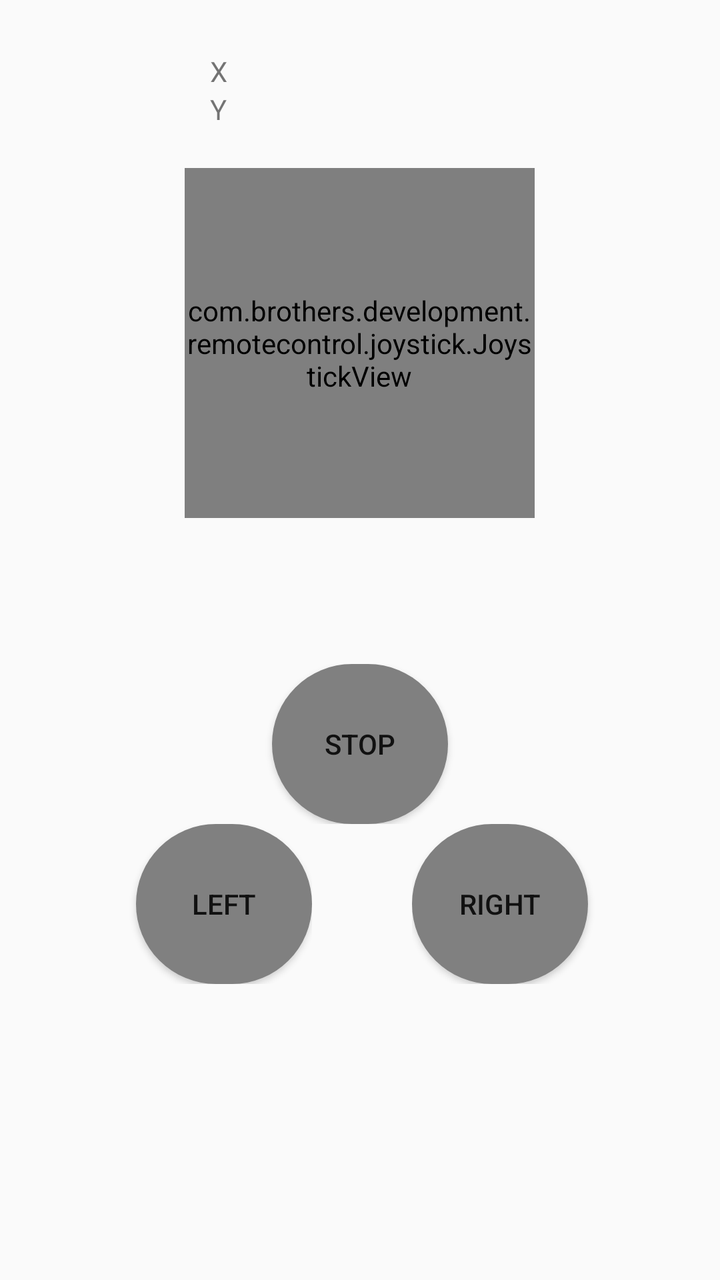
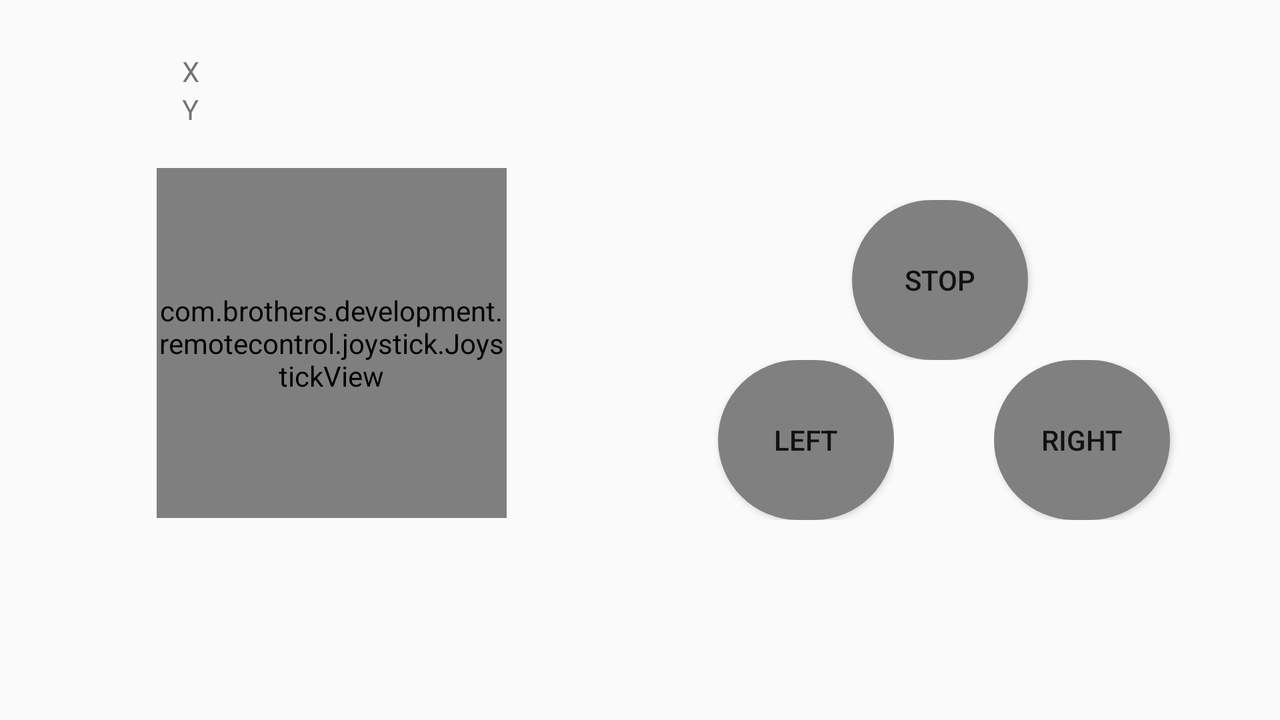

An Android layout and its configuration variant, each rendered on a device that would load it. The default file and the variant file are quoted in full after the pictures.
<!-- AndroidManifest.xml: application theme AppTheme -->
<!-- res/layout/activity_main.xml -->
<?xml version="1.0" encoding="utf-8"?>
<RelativeLayout xmlns:android="http://schemas.android.com/apk/res/android"
    xmlns:tools="http://schemas.android.com/tools"
    android:layout_width="match_parent"
    android:layout_height="match_parent"
    android:paddingBottom="@dimen/activity_vertical_margin"
    android:paddingLeft="@dimen/activity_horizontal_margin"
    android:paddingRight="@dimen/activity_horizontal_margin"
    android:paddingTop="@dimen/activity_vertical_margin"
    tools:context=".MainActivity">

    <include
        android:id="@+id/include_joystick"
        layout="@layout/activity_joystick"
        android:layout_width="match_parent"
        android:layout_height="260dp"
        android:layout_alignParentTop="true"
        android:layout_alignParentRight="true"
        android:layout_alignParentEnd="true"
        android:layout_alignParentLeft="true"
        android:layout_alignParentStart="true" />

    <include
        android:layout_width="wrap_content"
        android:layout_height="wrap_content"
        layout="@layout/activity_button"
        android:layout_below="@+id/include_joystick"
        android:layout_centerHorizontal="true"
        android:layout_marginTop="56dp"
        android:id="@+id/include_button" />

</RelativeLayout>
<!-- res/layout/activity_joystick.xml (included above) -->
<?xml version="1.0" encoding="utf-8"?>
<LinearLayout xmlns:android="http://schemas.android.com/apk/res/android"
    android:id="@+id/include_joystick"
    android:layout_width="fill_parent"
    android:layout_height="fill_parent"
    android:orientation="vertical">

    <TableLayout
        android:layout_width="wrap_content"
        android:layout_height="wrap_content"
        android:layout_gravity="center_horizontal"
        android:layout_marginTop="10dip">

        <TableRow>
            <TextView
                android:layout_width="50dip"
                android:layout_height="wrap_content"
                android:text="X"/>

            <TextView
                android:id="@+id/TextViewX"
                android:layout_width="100dip"
                android:layout_height="wrap_content"
                android:text=""/>
        </TableRow>

        <TableRow>

            <TextView
                android:layout_width="wrap_content"
                android:layout_height="wrap_content"
                android:text="Y"/>

            <TextView
                android:id="@+id/TextViewY"
                android:layout_width="wrap_content"
                android:layout_height="wrap_content"
                android:text=""/>
        </TableRow>
    </TableLayout>

    <com.brothers.development.remotecontrol.joystick.JoystickView
        android:id="@+id/joystickView"
        android:layout_width="175dip"
        android:layout_height="175dip"
        android:layout_gravity="center_horizontal"
        android:layout_marginTop="20dip" />

</LinearLayout>
<!-- res/layout/activity_button.xml (included above) -->
<?xml version="1.0" encoding="utf-8"?>
<LinearLayout xmlns:android="http://schemas.android.com/apk/res/android"
    android:orientation="vertical" android:layout_width="match_parent"
    android:layout_height="match_parent"
    android:weightSum="1">

    <LinearLayout
        android:orientation="vertical"
        android:layout_width="match_parent"
        android:layout_height="wrap_content"
        android:layout_gravity="center_horizontal"
        android:layout_weight="0.04"
        android:weightSum="1"
        android:contextClickable="false">

        <Button
            android:layout_width="wrap_content"
            android:layout_height="wrap_content"
            android:text="Stop"
            android:id="@+id/btnStop"
            android:background="@drawable/round_button"
            android:layout_gravity="bottom|center_horizontal" />
    </LinearLayout>

    <LinearLayout
        android:orientation="horizontal"
        android:layout_width="match_parent"
        android:layout_height="wrap_content"
        android:layout_weight="0.03"
        android:weightSum="1">

        <LinearLayout
            android:orientation="vertical"
            android:layout_width="150dp"
            android:layout_height="match_parent"
            android:layout_weight="0.46">

            <Button
                android:layout_width="wrap_content"
                android:layout_height="wrap_content"
                android:text="Left"
                android:id="@+id/btnLeft"
                android:layout_gravity="right"
                android:background="@drawable/round_button" />

        </LinearLayout>

        <LinearLayout
            android:orientation="vertical"
            android:layout_width="50dp"
            android:layout_height="match_parent"
            android:layout_gravity="top"></LinearLayout>

        <LinearLayout
            android:orientation="vertical"
            android:layout_width="150dp"
            android:layout_height="match_parent"
            android:layout_weight="0.75">

            <Button
                android:layout_width="wrap_content"
                android:layout_height="wrap_content"
                android:text="Right"
                android:id="@+id/btnRight"
                android:background="@drawable/round_button" />
        </LinearLayout>

    </LinearLayout>

</LinearLayout>
<!-- resources referenced by this layout -->
<resources>
  <dimen name="activity_horizontal_margin">@dimen/margin_medium</dimen>
  <dimen name="activity_vertical_margin">@dimen/margin_medium</dimen>
  <!-- drawable round_button (drawable) -->
  <?xml version="1.0" encoding="utf-8"?>
  <shape xmlns:android="http://schemas.android.com/apk/res/android"
      android:shape="rectangle">
      <size android:width="80dp" android:height="80dp" />
      <corners android:radius="40dp" />
      <solid android:color="@color/colorPrimary" />
  </shape>
  <style name="AppTheme" parent="Theme.Base" />
  <dimen name="margin_medium">16dp</dimen>
  <color name="colorPrimary">#808080</color>
  <style name="Theme.Base" parent="Theme.AppCompat.Light" />
</resources>
<!-- res/layout-land/activity_main.xml (the author's variant of the layout above) -->
<!-- drawn on the phone turned sideways -->
<?xml version="1.0" encoding="utf-8"?>
<RelativeLayout xmlns:android="http://schemas.android.com/apk/res/android"
    xmlns:tools="http://schemas.android.com/tools"
    android:layout_width="match_parent"
    android:layout_height="match_parent"
    android:paddingBottom="@dimen/activity_vertical_margin"
    android:paddingLeft="@dimen/activity_horizontal_margin"
    android:paddingRight="@dimen/activity_horizontal_margin"
    android:paddingTop="@dimen/activity_vertical_margin"
    tools:context=".MainActivity">

    <include
        android:id="@+id/include_joystick"
        layout="@layout/activity_joystick"
        android:layout_width="300dp"
        android:layout_height="match_parent"
        android:layout_alignParentBottom="true"
        android:layout_alignParentLeft="true"
        android:layout_alignParentStart="true"
        android:layout_alignParentTop="true" />

    <include
        android:layout_width="wrap_content"
        android:layout_height="wrap_content"
        layout="@layout/activity_button"
        android:layout_centerVertical="true"
        android:layout_alignParentRight="true"
        android:layout_alignParentEnd="true"
        android:layout_toRightOf="@+id/include_joystick"
        android:layout_toEndOf="@+id/include_joystick"
        android:id="@+id/include_button" />

</RelativeLayout>
